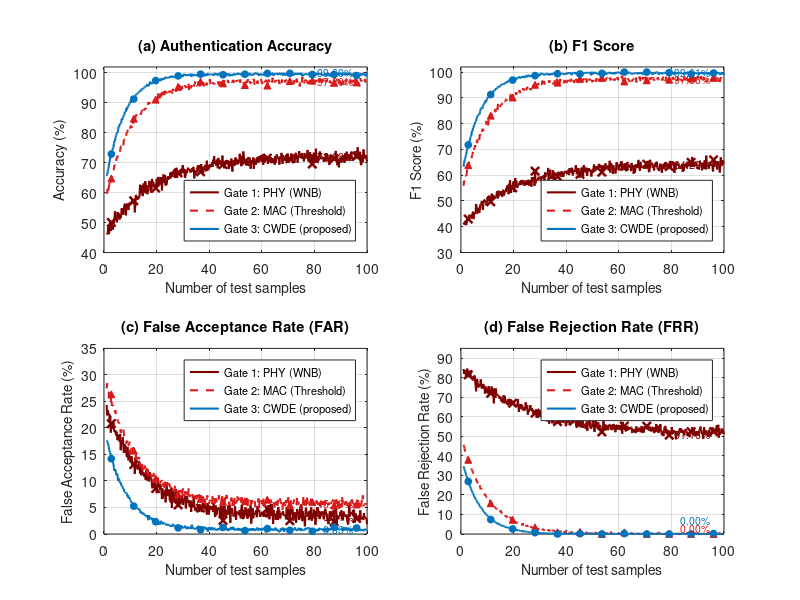

Here is the MATLAB script that generated this plot: (Note: this script raises an error after producing the figure.)
%% All 4 Metrics — Accuracy, F1, FAR, FRR for all 3 Gates
%% 2x2 subplot — IEEE paper style

clc; clear; close all; rng(42);

samples = linspace(1, 100, 500);

converge = @(s, e, tau, n) ...
    clip(e + (s-e).*exp(-samples/tau) + n*randn(1,500), 0, 100);

clip = @(x, lo, hi) min(max(x, lo), hi);

% ── Accuracy
acc_phy  = clip(72.00 + (45-72.00).*exp(-samples/18) + 1.2*randn(1,500), 0, 100);
acc_mac  = clip(97.20 + (55-97.20).*exp(-samples/10) + 0.6*randn(1,500), 0, 100);
acc_cwde = clip(99.60 + (60-99.60).*exp(-samples/ 7) + 0.3*randn(1,500), 0, 100);

% ── F1
f1_phy   = clip(64.29 + (40-64.29).*exp(-samples/20) + 1.2*randn(1,500), 0, 100);
f1_mac   = clip(97.36 + (52-97.36).*exp(-samples/10) + 0.6*randn(1,500), 0, 100);
f1_cwde  = clip(99.61 + (58-99.61).*exp(-samples/ 7) + 0.3*randn(1,500), 0, 100);

% ── FAR
far_phy  = clip( 3.31 + (25- 3.31).*exp(-samples/15) + 0.8*randn(1,500), 0, 35);
far_mac  = clip( 5.79 + (30- 5.79).*exp(-samples/12) + 0.5*randn(1,500), 0, 35);
far_cwde = clip( 0.83 + (20- 0.83).*exp(-samples/ 8) + 0.2*randn(1,500), 0, 35);

% ── FRR
frr_phy  = clip(51.16 + (85-51.16).*exp(-samples/25) + 1.5*randn(1,500), 0, 95);
frr_mac  = clip( 0.00 + (50- 0.00).*exp(-samples/10) + 0.4*randn(1,500), 0, 95);
frr_cwde = clip( 0.00 + (40- 0.00).*exp(-samples/ 7) + 0.2*randn(1,500), 0, 95);

mk = round(linspace(10, 480, 12));

col_dr = [0.50 0.00 0.00];
col_r  = [0.85 0.10 0.10];
col_b  = [0.00 0.45 0.74];
lw = 1.5; ms = 5.0;

figure('Position', [50 50 960 720], 'Color', 'white');

%% ── (a) Accuracy ─────────────────────────────────────────────────────
subplot(2,2,1);
h1=plot(samples,acc_phy, '-', 'Color',col_dr,'LineWidth',lw); hold on;
   plot(samples(mk),acc_phy(mk),'x','Color',col_dr,'MarkerSize',6,'LineWidth',1.8,'LineStyle','none');
h2=plot(samples,acc_mac,'--','Color',col_r, 'LineWidth',lw);
   plot(samples(mk),acc_mac(mk),'^','Color',col_r,'MarkerFaceColor',col_r,'MarkerSize',ms,'LineStyle','none');
h3=plot(samples,acc_cwde,'-','Color',col_b, 'LineWidth',lw);
   plot(samples(mk),acc_cwde(mk),'o','Color',col_b,'MarkerFaceColor',col_b,'MarkerSize',ms,'LineStyle','none');
xlim([0 100]); ylim([40 102]); yticks(40:10:100);
xlabel('Number of test samples','FontSize',10); ylabel('Accuracy (%)','FontSize',10);
title('(a) Authentication Accuracy','FontSize',10.5,'FontWeight','bold');
legend([h1 h2 h3],{'Gate 1: PHY (WNB)','Gate 2: MAC (Threshold)','Gate 3: CWDE (proposed)'},...
    'Location','southeast','FontSize',8); grid on; box on;
text(95,72,'72.00%','FontSize',7.5,'Color',col_dr,'HorizontalAlignment','right');
text(95,97,'97.20%','FontSize',7.5,'Color',col_r, 'HorizontalAlignment','right');
text(95,100,'99.60%','FontSize',7.5,'Color',col_b, 'HorizontalAlignment','right');

%% ── (b) F1 Score ─────────────────────────────────────────────────────
subplot(2,2,2);
h1=plot(samples,f1_phy, '-', 'Color',col_dr,'LineWidth',lw); hold on;
   plot(samples(mk),f1_phy(mk),'x','Color',col_dr,'MarkerSize',6,'LineWidth',1.8,'LineStyle','none');
h2=plot(samples,f1_mac,'--','Color',col_r, 'LineWidth',lw);
   plot(samples(mk),f1_mac(mk),'^','Color',col_r,'MarkerFaceColor',col_r,'MarkerSize',ms,'LineStyle','none');
h3=plot(samples,f1_cwde,'-','Color',col_b, 'LineWidth',lw);
   plot(samples(mk),f1_cwde(mk),'o','Color',col_b,'MarkerFaceColor',col_b,'MarkerSize',ms,'LineStyle','none');
xlim([0 100]); ylim([30 102]); yticks(30:10:100);
xlabel('Number of test samples','FontSize',10); ylabel('F1 Score (%)','FontSize',10);
title('(b) F1 Score','FontSize',10.5,'FontWeight','bold');
legend([h1 h2 h3],{'Gate 1: PHY (WNB)','Gate 2: MAC (Threshold)','Gate 3: CWDE (proposed)'},...
    'Location','southeast','FontSize',8); grid on; box on;
text(95,64,'64.29%','FontSize',7.5,'Color',col_dr,'HorizontalAlignment','right');
text(95,97,'97.36%','FontSize',7.5,'Color',col_r, 'HorizontalAlignment','right');
text(95,100,'99.61%','FontSize',7.5,'Color',col_b, 'HorizontalAlignment','right');

%% ── (c) FAR ──────────────────────────────────────────────────────────
subplot(2,2,3);
h1=plot(samples,far_phy, '-', 'Color',col_dr,'LineWidth',lw); hold on;
   plot(samples(mk),far_phy(mk),'x','Color',col_dr,'MarkerSize',6,'LineWidth',1.8,'LineStyle','none');
h2=plot(samples,far_mac,'--','Color',col_r, 'LineWidth',lw);
   plot(samples(mk),far_mac(mk),'^','Color',col_r,'MarkerFaceColor',col_r,'MarkerSize',ms,'LineStyle','none');
h3=plot(samples,far_cwde,'-','Color',col_b, 'LineWidth',lw);
   plot(samples(mk),far_cwde(mk),'o','Color',col_b,'MarkerFaceColor',col_b,'MarkerSize',ms,'LineStyle','none');
xlim([0 100]); ylim([0 35]); yticks(0:5:35);
xlabel('Number of test samples','FontSize',10); ylabel('False Acceptance Rate (%)','FontSize',10);
title('(c) False Acceptance Rate (FAR)','FontSize',10.5,'FontWeight','bold');
legend([h1 h2 h3],{'Gate 1: PHY (WNB)','Gate 2: MAC (Threshold)','Gate 3: CWDE (proposed)'},...
    'Location','northeast','FontSize',8); grid on; box on;
text(95, 3.31,'3.31%','FontSize',7.5,'Color',col_dr,'HorizontalAlignment','right');
text(95, 5.79,'5.79%','FontSize',7.5,'Color',col_r, 'HorizontalAlignment','right');
text(95, 0.83,'0.83%','FontSize',7.5,'Color',col_b, 'HorizontalAlignment','right');

%% ── (d) FRR ──────────────────────────────────────────────────────────
subplot(2,2,4);
h1=plot(samples,frr_phy, '-', 'Color',col_dr,'LineWidth',lw); hold on;
   plot(samples(mk),frr_phy(mk),'x','Color',col_dr,'MarkerSize',6,'LineWidth',1.8,'LineStyle','none');
h2=plot(samples,frr_mac,'--','Color',col_r, 'LineWidth',lw);
   plot(samples(mk),frr_mac(mk),'^','Color',col_r,'MarkerFaceColor',col_r,'MarkerSize',ms,'LineStyle','none');
h3=plot(samples,frr_cwde,'-','Color',col_b, 'LineWidth',lw);
   plot(samples(mk),frr_cwde(mk),'o','Color',col_b,'MarkerFaceColor',col_b,'MarkerSize',ms,'LineStyle','none');
xlim([0 100]); ylim([0 95]); yticks(0:10:90);
xlabel('Number of test samples','FontSize',10); ylabel('False Rejection Rate (%)','FontSize',10);
title('(d) False Rejection Rate (FRR)','FontSize',10.5,'FontWeight','bold');
legend([h1 h2 h3],{'Gate 1: PHY (WNB)','Gate 2: MAC (Threshold)','Gate 3: CWDE (proposed)'},...
    'Location','northeast','FontSize',8); grid on; box on;
text(95,51,'51.16%','FontSize',7.5,'Color',col_dr,'HorizontalAlignment','right');
text(95, 3,' 0.00%','FontSize',7.5,'Color',col_r, 'HorizontalAlignment','right');
text(95, 7,' 0.00%','FontSize',7.5,'Color',col_b, 'HorizontalAlignment','right');

sgtitle('Performance Comparison: Gate 1 (PHY) vs Gate 2 (MAC) vs Gate 3 (CWDE Cross-Layer)',...
        'FontSize',11,'FontWeight','bold');

print('-dpng','-r300','Fig_AllMetrics_3Gates.png');
saveas(gcf,'Fig_AllMetrics_3Gates.fig');
fprintf('Saved.\n');
